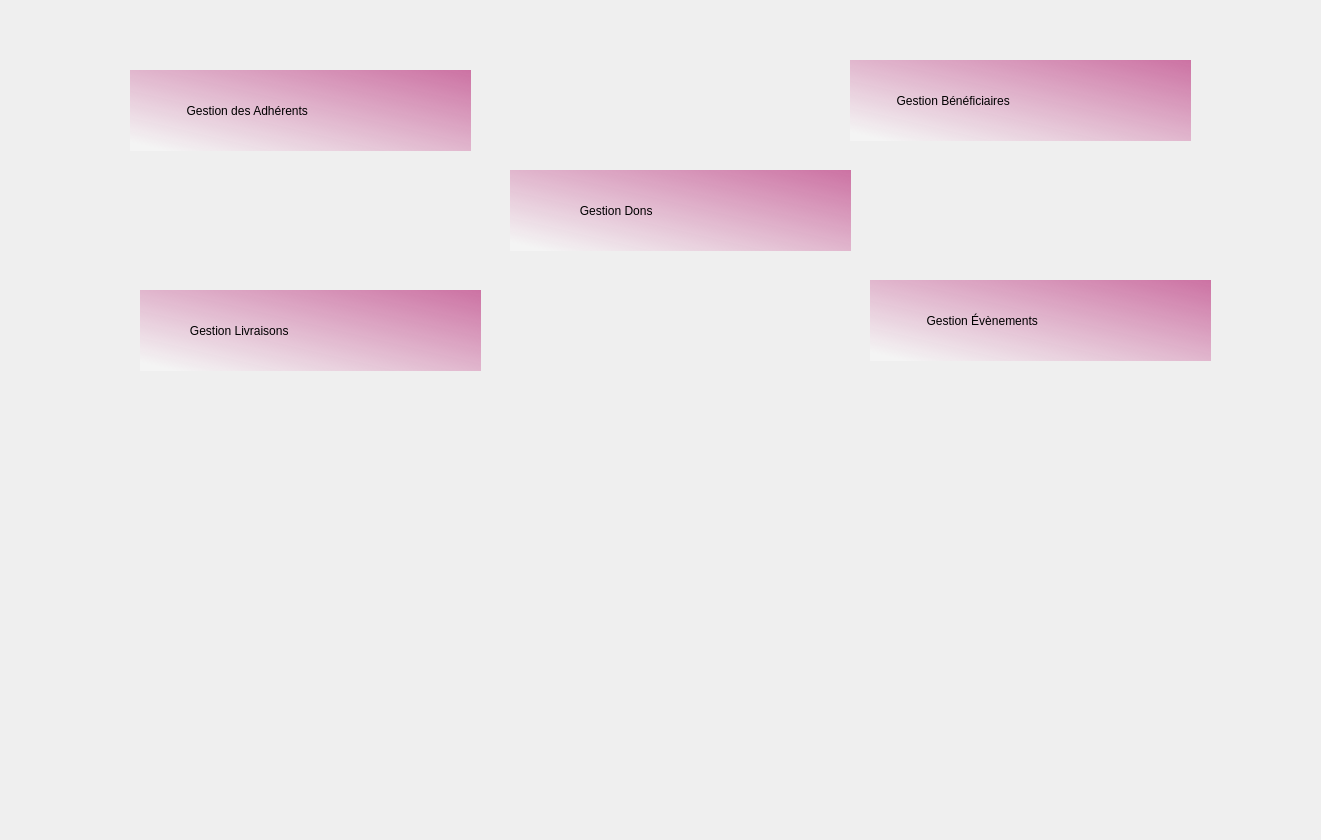
    <widget class="QWidget" name="Page_acceuil_1">
     <widget class="QLabel" name="label_36">
      <property name="geometry">
       <rect>
        <x>40</x>
        <y>-10</y>
        <width>1272</width>
        <height>831</height>
       </rect>
      </property>
      <property name="minimumSize">
       <size>
        <width>1272</width>
        <height>831</height>
       </size>
      </property>
      <property name="text">
       <string/>
      </property>
      <property name="pixmap">
       <pixmap>../other(img)/Brown &amp; Deep Green Illustration International Day Of Charity (1).png</pixmap>
      </property>
     </widget>
     <widget class="QLabel" name="label_37">
      <property name="geometry">
       <rect>
        <x>130</x>
        <y>70</y>
        <width>341</width>
        <height>81</height>
       </rect>
      </property>
      <property name="styleSheet">
       <string notr="true"> *{ background:qlineargradient(spread:pad, x1:0.058, y1:0.948864, x2:1, y2:0, stop:0 rgba(255, 255, 255, 74), stop:1 rgba(204, 114, 163, 255));
	font: 75 italic 12pt &quot;Times New Roman&quot;;
}
</string>
      </property>
      <property name="text">
       <string>                 Gestion des Adhérents </string>
      </property>
     </widget>
     <widget class="QLabel" name="label_38">
      <property name="geometry">
       <rect>
        <x>140</x>
        <y>290</y>
        <width>341</width>
        <height>81</height>
       </rect>
      </property>
      <property name="styleSheet">
       <string notr="true"> *{ background:qlineargradient(spread:pad, x1:0.058, y1:0.948864, x2:1, y2:0, stop:0 rgba(255, 255, 255, 74), stop:1 rgba(204, 114, 163, 255));
 	font: 75 italic 12pt &quot;Times New Roman&quot;;
}
</string>
      </property>
      <property name="text">
       <string>               Gestion Livraisons</string>
      </property>
     </widget>
     <widget class="QLabel" name="label_39">
      <property name="geometry">
       <rect>
        <x>870</x>
        <y>280</y>
        <width>341</width>
        <height>81</height>
       </rect>
      </property>
      <property name="styleSheet">
       <string notr="true"> *{ background:qlineargradient(spread:pad, x1:0.058, y1:0.948864, x2:1, y2:0, stop:0 rgba(255, 255, 255, 74), stop:1 rgba(204, 114, 163, 255));
	font: 75 italic 12pt &quot;Times New Roman&quot;;
}</string>
      </property>
      <property name="text">
       <string>                 Gestion Évènements</string>
      </property>
     </widget>
     <widget class="QLabel" name="label_40">
      <property name="geometry">
       <rect>
        <x>510</x>
        <y>170</y>
        <width>341</width>
        <height>81</height>
       </rect>
      </property>
      <property name="styleSheet">
       <string notr="true"> *{ background:qlineargradient(spread:pad, x1:0.058, y1:0.948864, x2:1, y2:0, stop:0 rgba(255, 255, 255, 74), stop:1 rgba(204, 114, 163, 255));
	font: 75 italic 12pt &quot;Times New Roman&quot;;
}
</string>
      </property>
      <property name="text">
       <string>                     Gestion Dons</string>
      </property>
     </widget>
     <widget class="QLabel" name="label_41">
      <property name="geometry">
       <rect>
        <x>850</x>
        <y>60</y>
        <width>341</width>
        <height>81</height>
       </rect>
      </property>
      <property name="styleSheet">
       <string notr="true"> *{ background:qlineargradient(spread:pad, x1:0.058, y1:0.948864, x2:1, y2:0, stop:0 rgba(255, 255, 255, 74), stop:1 rgba(204, 114, 163, 255));
	font: 75 italic 12pt &quot;Times New Roman&quot;;
 }</string>
      </property>
      <property name="text">
       <string>              Gestion Bénéficiaires</string>
      </property>
     </widget>
    </widget>
